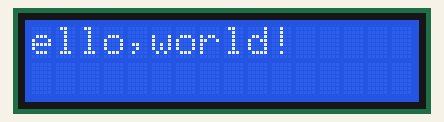
This sketch was run on a simulated Arduino Uno, built with avr-gcc and run on an emulated ATmega328P. Shown: 16×2 character LCD.

Above: at 0.13 s.
At 1.19 s:
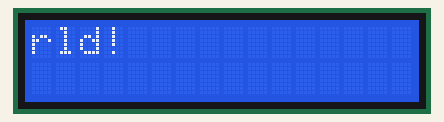
At 2.39 s:
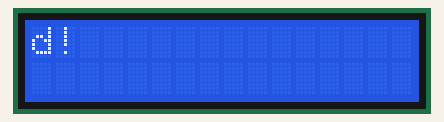
At 4.34 s:
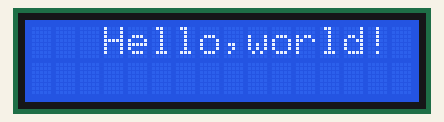
At 6.44 s:
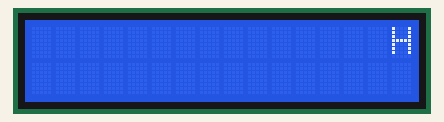
At 8.7 s:
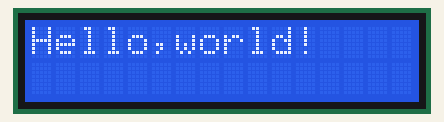

Measured:
- by itself, everything shown: repeats every 9.7 s, in 56 steps
- what the display in image 5 shows lasts 1.2 s, from 8.6 s to 9.8 s

The sketch:

Move_string_over_lcd_display.ino
```cpp
#include<LiquidCrystal.h>

const int rs=12,en=11,d4=5,d5=4,d6=3,d7=2;
/*
 * rs=register select(0/1)
 * rs=0 --> write data into memory
 * rs=1 --> write control signal
 * en --> enable pin
 */

LiquidCrystal lcd(rs,en,d4,d5,d6,d7);
void setup() {
  // put your setup code here, to run once:
  lcd.begin(16,2);
  lcd.print("Hello,world!");
}

void loop() {
  // put your main code here, to run repeatedly:

   /*sroll 13 positions(string length) to the left
    * to move it offcreen left
   */
   for(int pos=0;pos<13;pos++){
    lcd.scrollDisplayLeft();
    delay(150);
   }

   /* scroll 29 positions(string length+display length) to the
    * right to move it offscreen rigth:
    */
    for(int pos=0;pos<29;pos++){
      lcd.scrollDisplayRight();
    delay(150);
    }

    /*sroll 16 positions(display length+string length) to the left
    * to move it back to center:
   */
   for(int pos=0;pos<16;pos++){
    lcd.scrollDisplayLeft();
    delay(150);
   }

   delay(1000);

}
```
